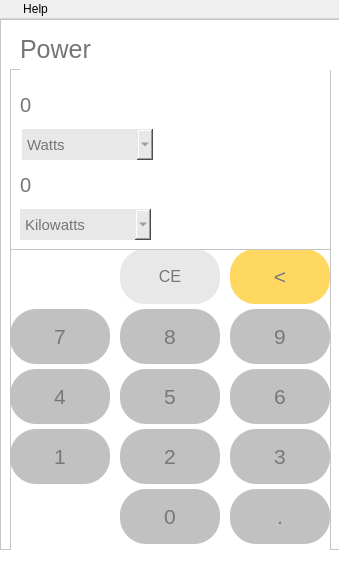
<?xml version="1.0" encoding="UTF-8"?>
<ui version="4.0">
 <class>MainWindow</class>
 <widget class="QMainWindow" name="MainWindow">
  <property name="geometry">
   <rect>
    <x>0</x>
    <y>0</y>
    <width>339</width>
    <height>565</height>
   </rect>
  </property>
  <property name="minimumSize">
   <size>
    <width>339</width>
    <height>565</height>
   </size>
  </property>
  <property name="maximumSize">
   <size>
    <width>339</width>
    <height>565</height>
   </size>
  </property>
  <property name="sizeIncrement">
   <size>
    <width>0</width>
    <height>1</height>
   </size>
  </property>
  <property name="windowTitle">
   <string>Calculator</string>
  </property>
  <property name="windowIcon">
   <iconset>
    <normaloff>../images/logo.png</normaloff>../images/logo.png</iconset>
  </property>
  <property name="toolTipDuration">
   <number>-1</number>
  </property>
  <property name="layoutDirection">
   <enum>Qt::LeftToRight</enum>
  </property>
  <property name="autoFillBackground">
   <bool>false</bool>
  </property>
  <property name="styleSheet">
   <string notr="true"/>
  </property>
  <widget class="QWidget" name="centralwidget">
   <property name="styleSheet">
    <string notr="true">background-color: rgb(255, 255, 255);</string>
   </property>
   <widget class="QFrame" name="frame">
    <property name="geometry">
     <rect>
      <x>0</x>
      <y>0</y>
      <width>341</width>
      <height>531</height>
     </rect>
    </property>
    <property name="styleSheet">
     <string notr="true"/>
    </property>
    <property name="frameShape">
     <enum>QFrame::StyledPanel</enum>
    </property>
    <property name="frameShadow">
     <enum>QFrame::Raised</enum>
    </property>
    <widget class="QFrame" name="frame_buttons">
     <property name="geometry">
      <rect>
       <x>10</x>
       <y>230</y>
       <width>321</width>
       <height>311</height>
      </rect>
     </property>
     <property name="styleSheet">
      <string notr="true"/>
     </property>
     <property name="frameShape">
      <enum>QFrame::StyledPanel</enum>
     </property>
     <property name="frameShadow">
      <enum>QFrame::Raised</enum>
     </property>
     <widget class="QPushButton" name="pow_point">
      <property name="geometry">
       <rect>
        <x>220</x>
        <y>240</y>
        <width>100</width>
        <height>55</height>
       </rect>
      </property>
      <property name="font">
       <font>
        <pointsize>16</pointsize>
       </font>
      </property>
      <property name="styleSheet">
       <string notr="true">color: rgb(120, 120, 120);
background-color: rgb(193, 193, 193);
border-radius: 26px;</string>
      </property>
      <property name="text">
       <string>.</string>
      </property>
     </widget>
     <widget class="QPushButton" name="pow_three">
      <property name="geometry">
       <rect>
        <x>220</x>
        <y>180</y>
        <width>100</width>
        <height>55</height>
       </rect>
      </property>
      <property name="font">
       <font>
        <pointsize>16</pointsize>
       </font>
      </property>
      <property name="styleSheet">
       <string notr="true">color: rgb(120, 120, 120);
background-color: rgb(193, 193, 193);
border-radius: 26px;</string>
      </property>
      <property name="text">
       <string>3</string>
      </property>
     </widget>
     <widget class="QPushButton" name="pow_zero">
      <property name="geometry">
       <rect>
        <x>110</x>
        <y>240</y>
        <width>100</width>
        <height>55</height>
       </rect>
      </property>
      <property name="font">
       <font>
        <pointsize>16</pointsize>
       </font>
      </property>
      <property name="styleSheet">
       <string notr="true">color: rgb(120, 120, 120);
background-color: rgb(193, 193, 193);
border-radius: 26px;</string>
      </property>
      <property name="text">
       <string>0</string>
      </property>
     </widget>
     <widget class="QPushButton" name="pow_two">
      <property name="geometry">
       <rect>
        <x>110</x>
        <y>180</y>
        <width>100</width>
        <height>55</height>
       </rect>
      </property>
      <property name="font">
       <font>
        <pointsize>16</pointsize>
       </font>
      </property>
      <property name="styleSheet">
       <string notr="true">color: rgb(120, 120, 120);
background-color: rgb(193, 193, 193);
border-radius: 26px;</string>
      </property>
      <property name="text">
       <string>2</string>
      </property>
     </widget>
     <widget class="QPushButton" name="pow_eight">
      <property name="geometry">
       <rect>
        <x>110</x>
        <y>60</y>
        <width>100</width>
        <height>55</height>
       </rect>
      </property>
      <property name="font">
       <font>
        <pointsize>16</pointsize>
       </font>
      </property>
      <property name="styleSheet">
       <string notr="true">color: rgb(120, 120, 120);
background-color: rgb(193, 193, 193);
border-radius: 26px;</string>
      </property>
      <property name="text">
       <string>8</string>
      </property>
     </widget>
     <widget class="QPushButton" name="pow_five">
      <property name="geometry">
       <rect>
        <x>110</x>
        <y>120</y>
        <width>100</width>
        <height>55</height>
       </rect>
      </property>
      <property name="font">
       <font>
        <pointsize>16</pointsize>
       </font>
      </property>
      <property name="styleSheet">
       <string notr="true">color: rgb(120, 120, 120);
background-color: rgb(193, 193, 193);
border-radius: 26px;</string>
      </property>
      <property name="text">
       <string>5</string>
      </property>
     </widget>
     <widget class="QPushButton" name="pow_seven">
      <property name="geometry">
       <rect>
        <x>0</x>
        <y>60</y>
        <width>100</width>
        <height>55</height>
       </rect>
      </property>
      <property name="font">
       <font>
        <pointsize>16</pointsize>
       </font>
      </property>
      <property name="styleSheet">
       <string notr="true">color: rgb(120, 120, 120);
background-color: rgb(193, 193, 193);
border-radius: 26px;</string>
      </property>
      <property name="text">
       <string>7</string>
      </property>
     </widget>
     <widget class="QPushButton" name="pow_six">
      <property name="geometry">
       <rect>
        <x>220</x>
        <y>120</y>
        <width>100</width>
        <height>55</height>
       </rect>
      </property>
      <property name="font">
       <font>
        <pointsize>16</pointsize>
       </font>
      </property>
      <property name="styleSheet">
       <string notr="true">color: rgb(120, 120, 120);
background-color: rgb(193, 193, 193);
border-radius: 26px;</string>
      </property>
      <property name="text">
       <string>6</string>
      </property>
     </widget>
     <widget class="QPushButton" name="pow_four">
      <property name="geometry">
       <rect>
        <x>0</x>
        <y>120</y>
        <width>100</width>
        <height>55</height>
       </rect>
      </property>
      <property name="font">
       <font>
        <pointsize>16</pointsize>
       </font>
      </property>
      <property name="styleSheet">
       <string notr="true">color: rgb(120, 120, 120);
background-color: rgb(193, 193, 193);
border-radius: 26px;</string>
      </property>
      <property name="text">
       <string>4</string>
      </property>
     </widget>
     <widget class="QPushButton" name="pow_nine">
      <property name="geometry">
       <rect>
        <x>220</x>
        <y>60</y>
        <width>100</width>
        <height>55</height>
       </rect>
      </property>
      <property name="font">
       <font>
        <pointsize>16</pointsize>
       </font>
      </property>
      <property name="styleSheet">
       <string notr="true">color: rgb(120, 120, 120);
background-color: rgb(193, 193, 193);
border-radius: 26px;</string>
      </property>
      <property name="text">
       <string>9</string>
      </property>
     </widget>
     <widget class="QPushButton" name="pow_one">
      <property name="geometry">
       <rect>
        <x>0</x>
        <y>180</y>
        <width>100</width>
        <height>55</height>
       </rect>
      </property>
      <property name="font">
       <font>
        <pointsize>16</pointsize>
       </font>
      </property>
      <property name="styleSheet">
       <string notr="true">color: rgb(120, 120, 120);
background-color: rgb(193, 193, 193);
border-radius: 26px;</string>
      </property>
      <property name="text">
       <string>1</string>
      </property>
     </widget>
     <widget class="QPushButton" name="pow_ce">
      <property name="geometry">
       <rect>
        <x>110</x>
        <y>0</y>
        <width>100</width>
        <height>55</height>
       </rect>
      </property>
      <property name="font">
       <font>
        <pointsize>12</pointsize>
       </font>
      </property>
      <property name="toolTip">
       <string>Clear</string>
      </property>
      <property name="styleSheet">
       <string notr="true">color: rgb(120, 120, 120);
background-color: rgb(232, 232, 232);
border-radius: 25px;</string>
      </property>
      <property name="text">
       <string>CE</string>
      </property>
     </widget>
     <widget class="QPushButton" name="pow_back">
      <property name="geometry">
       <rect>
        <x>220</x>
        <y>0</y>
        <width>100</width>
        <height>55</height>
       </rect>
      </property>
      <property name="font">
       <font>
        <pointsize>16</pointsize>
       </font>
      </property>
      <property name="toolTip">
       <string>Remove/Back</string>
      </property>
      <property name="styleSheet">
       <string notr="true">color: rgb(120, 120, 120);
border-radius: 25px;
background-color: rgb(255, 216, 97);
</string>
      </property>
      <property name="text">
       <string>&lt;</string>
      </property>
     </widget>
    </widget>
    <widget class="QFrame" name="frame_calculations_display">
     <property name="geometry">
      <rect>
       <x>10</x>
       <y>50</y>
       <width>321</width>
       <height>181</height>
      </rect>
     </property>
     <property name="styleSheet">
      <string notr="true"/>
     </property>
     <property name="frameShape">
      <enum>QFrame::StyledPanel</enum>
     </property>
     <property name="frameShadow">
      <enum>QFrame::Raised</enum>
     </property>
     <widget class="QLabel" name="pow_label_1">
      <property name="geometry">
       <rect>
        <x>10</x>
        <y>20</y>
        <width>141</width>
        <height>31</height>
       </rect>
      </property>
      <property name="font">
       <font>
        <pointsize>15</pointsize>
       </font>
      </property>
      <property name="styleSheet">
       <string notr="true">color: rgb(117, 117, 117);</string>
      </property>
      <property name="text">
       <string>0</string>
      </property>
     </widget>
     <widget class="QLabel" name="pow_label_2">
      <property name="geometry">
       <rect>
        <x>10</x>
        <y>100</y>
        <width>171</width>
        <height>31</height>
       </rect>
      </property>
      <property name="font">
       <font>
        <pointsize>15</pointsize>
       </font>
      </property>
      <property name="styleSheet">
       <string notr="true">color: rgb(117, 117, 117);</string>
      </property>
      <property name="text">
       <string>0</string>
      </property>
     </widget>
     <widget class="QComboBox" name="pow_comboBox_1">
      <property name="geometry">
       <rect>
        <x>12</x>
        <y>60</y>
        <width>131</width>
        <height>31</height>
       </rect>
      </property>
      <property name="font">
       <font>
        <pointsize>11</pointsize>
       </font>
      </property>
      <property name="styleSheet">
       <string notr="true">color: rgb(117, 117, 117);
border-radius: 50px;
background-color: rgb(232, 232, 232);
</string>
      </property>
      <item>
       <property name="text">
        <string>Watts</string>
       </property>
      </item>
      <item>
       <property name="text">
        <string>Kilowatts</string>
       </property>
      </item>
      <item>
       <property name="text">
        <string>Horsepower</string>
       </property>
      </item>
     </widget>
     <widget class="QComboBox" name="pow_comboBox_2">
      <property name="geometry">
       <rect>
        <x>10</x>
        <y>140</y>
        <width>131</width>
        <height>31</height>
       </rect>
      </property>
      <property name="font">
       <font>
        <pointsize>11</pointsize>
       </font>
      </property>
      <property name="styleSheet">
       <string notr="true">color: rgb(117, 117, 117);
border-radius: 50px;
background-color: rgb(232, 232, 232);
</string>
      </property>
      <property name="currentIndex">
       <number>1</number>
      </property>
      <item>
       <property name="text">
        <string>Watts</string>
       </property>
      </item>
      <item>
       <property name="text">
        <string>Kilowatts</string>
       </property>
      </item>
      <item>
       <property name="text">
        <string>Horsepower</string>
       </property>
      </item>
     </widget>
    </widget>
    <widget class="QLabel" name="label">
     <property name="geometry">
      <rect>
       <x>20</x>
       <y>10</y>
       <width>311</width>
       <height>41</height>
      </rect>
     </property>
     <property name="font">
      <font>
       <pointsize>19</pointsize>
      </font>
     </property>
     <property name="styleSheet">
      <string notr="true">color: rgb(117, 117, 117);</string>
     </property>
     <property name="text">
      <string>Power</string>
     </property>
    </widget>
   </widget>
  </widget>
  <widget class="QMenuBar" name="menuBar">
   <property name="geometry">
    <rect>
     <x>0</x>
     <y>0</y>
     <width>339</width>
     <height>26</height>
    </rect>
   </property>
   <widget class="QMenu" name="menuOption">
    <property name="styleSheet">
     <string notr="true"/>
    </property>
    <property name="title">
     <string/>
    </property>
    <property name="icon">
     <iconset>
      <normaloff>../images/text.png</normaloff>../images/text.png</iconset>
    </property>
    <widget class="QMenu" name="menuCalculator">
     <property name="title">
      <string>Calculator</string>
     </property>
     <property name="icon">
      <iconset>
       <normaloff>../images/calculator(3).png</normaloff>../images/calculator(3).png</iconset>
     </property>
     <addaction name="actionStandard"/>
     <addaction name="actionScientific"/>
     <addaction name="actionProgrammer"/>
     <addaction name="actionDate_Calculation"/>
    </widget>
    <widget class="QMenu" name="menuConverter">
     <property name="title">
      <string>Converter</string>
     </property>
     <property name="icon">
      <iconset>
       <normaloff>../images/recycle.png</normaloff>../images/recycle.png</iconset>
     </property>
     <addaction name="actionCurrency"/>
     <addaction name="actionVolume"/>
     <addaction name="actionLength"/>
     <addaction name="actionWeight_and_Mass"/>
     <addaction name="actionTemperature"/>
     <addaction name="actionEnergy"/>
     <addaction name="actionArea"/>
     <addaction name="actionSpeed"/>
     <addaction name="actionTime"/>
     <addaction name="actionPower"/>
     <addaction name="actionData"/>
     <addaction name="actionPressure"/>
     <addaction name="actionAngle"/>
    </widget>
    <addaction name="menuCalculator"/>
    <addaction name="menuConverter"/>
    <addaction name="separator"/>
    <addaction name="actionExit"/>
   </widget>
   <widget class="QMenu" name="menuHelp">
    <property name="title">
     <string>Help</string>
    </property>
   </widget>
   <addaction name="menuOption"/>
   <addaction name="menuHelp"/>
  </widget>
  <action name="actionDark">
   <property name="text">
    <string>Dark</string>
   </property>
  </action>
  <action name="actionLight">
   <property name="text">
    <string>Light</string>
   </property>
  </action>
  <action name="actionSetting">
   <property name="text">
    <string>Setting</string>
   </property>
  </action>
  <action name="actionExit">
   <property name="icon">
    <iconset>
     <normaloff>../images/logout.png</normaloff>../images/logout.png</iconset>
   </property>
   <property name="text">
    <string>Exit</string>
   </property>
  </action>
  <action name="actionStandard">
   <property name="icon">
    <iconset>
     <normaloff>../images/calculator.png</normaloff>../images/calculator.png</iconset>
   </property>
   <property name="text">
    <string>Standard</string>
   </property>
  </action>
  <action name="actionScientific">
   <property name="icon">
    <iconset>
     <normaloff>../images/microscope.png</normaloff>../images/microscope.png</iconset>
   </property>
   <property name="text">
    <string>Scientific</string>
   </property>
  </action>
  <action name="actionProgrammer">
   <property name="icon">
    <iconset>
     <normaloff>../images/code.png</normaloff>../images/code.png</iconset>
   </property>
   <property name="text">
    <string>Programmer</string>
   </property>
  </action>
  <action name="actionDate_Calculation">
   <property name="icon">
    <iconset>
     <normaloff>../images/calendar.png</normaloff>../images/calendar.png</iconset>
   </property>
   <property name="text">
    <string>Date Calculation</string>
   </property>
  </action>
  <action name="actionCurrency">
   <property name="icon">
    <iconset>
     <normaloff>../images/money.png</normaloff>../images/money.png</iconset>
   </property>
   <property name="text">
    <string>Currency</string>
   </property>
  </action>
  <action name="actionVolume">
   <property name="icon">
    <iconset>
     <normaloff>../images/shapes.png</normaloff>../images/shapes.png</iconset>
   </property>
   <property name="text">
    <string>Volume</string>
   </property>
  </action>
  <action name="actionLength">
   <property name="icon">
    <iconset>
     <normaloff>../images/ruler.png</normaloff>../images/ruler.png</iconset>
   </property>
   <property name="text">
    <string>Length</string>
   </property>
  </action>
  <action name="actionWeight_and_Mass">
   <property name="icon">
    <iconset>
     <normaloff>../images/weighing-scale.png</normaloff>../images/weighing-scale.png</iconset>
   </property>
   <property name="text">
    <string>Weight and Mass</string>
   </property>
  </action>
  <action name="actionTemperature">
   <property name="icon">
    <iconset>
     <normaloff>../images/temperature.png</normaloff>../images/temperature.png</iconset>
   </property>
   <property name="text">
    <string>Temperature</string>
   </property>
  </action>
  <action name="actionEnergy">
   <property name="icon">
    <iconset>
     <normaloff>../images/fire.png</normaloff>../images/fire.png</iconset>
   </property>
   <property name="text">
    <string>Energy</string>
   </property>
  </action>
  <action name="actionArea">
   <property name="icon">
    <iconset>
     <normaloff>../images/area.png</normaloff>../images/area.png</iconset>
   </property>
   <property name="text">
    <string>Area</string>
   </property>
  </action>
  <action name="actionSpeed">
   <property name="icon">
    <iconset>
     <normaloff>../images/fast.png</normaloff>../images/fast.png</iconset>
   </property>
   <property name="text">
    <string>Speed</string>
   </property>
  </action>
  <action name="actionTime">
   <property name="icon">
    <iconset>
     <normaloff>../images/clock.png</normaloff>../images/clock.png</iconset>
   </property>
   <property name="text">
    <string>Time</string>
   </property>
  </action>
  <action name="actionPower">
   <property name="icon">
    <iconset>
     <normaloff>../images/energy.png</normaloff>../images/energy.png</iconset>
   </property>
   <property name="text">
    <string>Power</string>
   </property>
  </action>
  <action name="actionData">
   <property name="icon">
    <iconset>
     <normaloff>../images/statistics.png</normaloff>../images/statistics.png</iconset>
   </property>
   <property name="text">
    <string>Data</string>
   </property>
  </action>
  <action name="actionPressure">
   <property name="icon">
    <iconset>
     <normaloff>../images/indicator.png</normaloff>../images/indicator.png</iconset>
   </property>
   <property name="text">
    <string>Pressure</string>
   </property>
  </action>
  <action name="actionAngle">
   <property name="icon">
    <iconset>
     <normaloff>../images/angle.png</normaloff>../images/angle.png</iconset>
   </property>
   <property name="text">
    <string>Angle</string>
   </property>
  </action>
  <action name="actionHelp">
   <property name="text">
    <string>Help</string>
   </property>
  </action>
  <action name="actionDark_">
   <property name="text">
    <string>Dark</string>
   </property>
  </action>
  <action name="actionLight_">
   <property name="text">
    <string>Light</string>
   </property>
  </action>
 </widget>
 <resources/>
 <connections/>
</ui>
